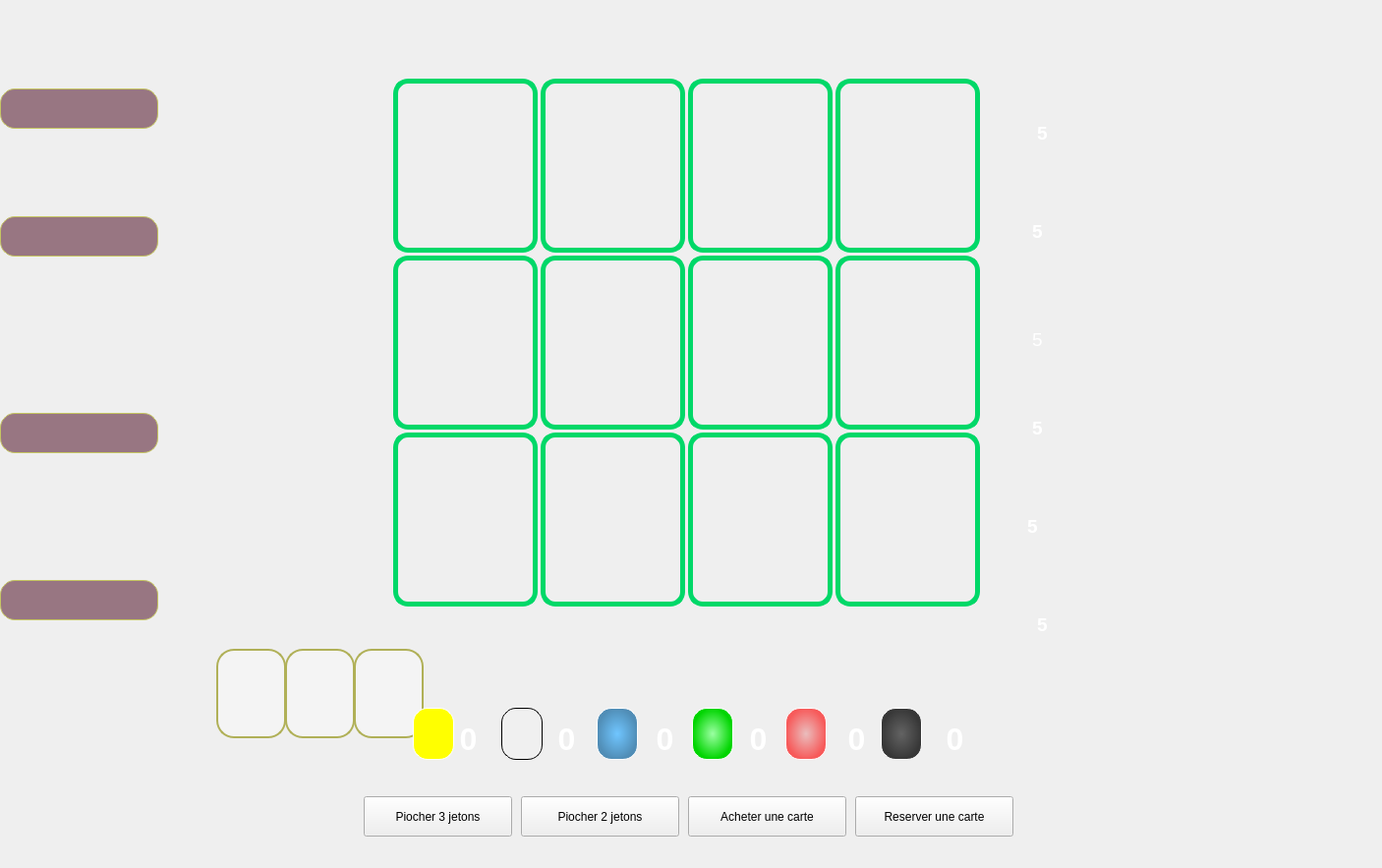
<?xml version="1.0" encoding="UTF-8"?>
<ui version="4.0">
 <class>game_interface</class>
 <widget class="QWidget" name="game_interface">
  <property name="geometry">
   <rect>
    <x>0</x>
    <y>0</y>
    <width>1406</width>
    <height>883</height>
   </rect>
  </property>
  <property name="windowTitle">
   <string>Form</string>
  </property>
  <widget class="QLabel" name="highlight1_1">
   <property name="geometry">
    <rect>
     <x>400</x>
     <y>80</y>
     <width>147</width>
     <height>177</height>
    </rect>
   </property>
   <property name="styleSheet">
    <string notr="true">border-radius:15px;
border:5px solid rgb(0, 216, 104)</string>
   </property>
   <property name="text">
    <string/>
   </property>
  </widget>
  <widget class="QLabel" name="highlight1_2">
   <property name="geometry">
    <rect>
     <x>550</x>
     <y>80</y>
     <width>147</width>
     <height>177</height>
    </rect>
   </property>
   <property name="styleSheet">
    <string notr="true">border-radius:15px;
border:5px solid rgb(0, 216, 104)</string>
   </property>
   <property name="text">
    <string/>
   </property>
  </widget>
  <widget class="QLabel" name="highlight1_3">
   <property name="geometry">
    <rect>
     <x>700</x>
     <y>80</y>
     <width>147</width>
     <height>177</height>
    </rect>
   </property>
   <property name="styleSheet">
    <string notr="true">border-radius:15px;
border:5px solid rgb(0, 216, 104)</string>
   </property>
   <property name="text">
    <string/>
   </property>
  </widget>
  <widget class="QLabel" name="highlight1_4">
   <property name="geometry">
    <rect>
     <x>850</x>
     <y>80</y>
     <width>147</width>
     <height>177</height>
    </rect>
   </property>
   <property name="styleSheet">
    <string notr="true">border-radius:15px;
border:5px solid rgb(0, 216, 104)</string>
   </property>
   <property name="text">
    <string/>
   </property>
  </widget>
  <widget class="QLabel" name="highlight1_5">
   <property name="geometry">
    <rect>
     <x>400</x>
     <y>260</y>
     <width>147</width>
     <height>177</height>
    </rect>
   </property>
   <property name="styleSheet">
    <string notr="true">border-radius:15px;
border:5px solid rgb(0, 216, 104)</string>
   </property>
   <property name="text">
    <string/>
   </property>
  </widget>
  <widget class="QLabel" name="highlight1_6">
   <property name="geometry">
    <rect>
     <x>550</x>
     <y>260</y>
     <width>147</width>
     <height>177</height>
    </rect>
   </property>
   <property name="styleSheet">
    <string notr="true">border-radius:15px;
border:5px solid rgb(0, 216, 104)</string>
   </property>
   <property name="text">
    <string/>
   </property>
  </widget>
  <widget class="QLabel" name="highlight1_7">
   <property name="geometry">
    <rect>
     <x>700</x>
     <y>260</y>
     <width>147</width>
     <height>177</height>
    </rect>
   </property>
   <property name="styleSheet">
    <string notr="true">border-radius:15px;
border:5px solid rgb(0, 216, 104)</string>
   </property>
   <property name="text">
    <string/>
   </property>
  </widget>
  <widget class="QLabel" name="highlight1_8">
   <property name="geometry">
    <rect>
     <x>850</x>
     <y>260</y>
     <width>147</width>
     <height>177</height>
    </rect>
   </property>
   <property name="styleSheet">
    <string notr="true">border-radius:15px;
border:5px solid rgb(0, 216, 104)</string>
   </property>
   <property name="text">
    <string/>
   </property>
  </widget>
  <widget class="QLabel" name="highlight1_9">
   <property name="geometry">
    <rect>
     <x>400</x>
     <y>440</y>
     <width>147</width>
     <height>177</height>
    </rect>
   </property>
   <property name="styleSheet">
    <string notr="true">border-radius:15px;
border:5px solid rgb(0, 216, 104)</string>
   </property>
   <property name="text">
    <string/>
   </property>
  </widget>
  <widget class="QLabel" name="highlight1_10">
   <property name="geometry">
    <rect>
     <x>550</x>
     <y>440</y>
     <width>147</width>
     <height>177</height>
    </rect>
   </property>
   <property name="styleSheet">
    <string notr="true">border-radius:15px;
border:5px solid rgb(0, 216, 104)</string>
   </property>
   <property name="text">
    <string/>
   </property>
  </widget>
  <widget class="QLabel" name="highlight1_11">
   <property name="geometry">
    <rect>
     <x>700</x>
     <y>440</y>
     <width>147</width>
     <height>177</height>
    </rect>
   </property>
   <property name="styleSheet">
    <string notr="true">border-radius:15px;
border:5px solid rgb(0, 216, 104)</string>
   </property>
   <property name="text">
    <string/>
   </property>
  </widget>
  <widget class="QLabel" name="highlight1_12">
   <property name="geometry">
    <rect>
     <x>850</x>
     <y>440</y>
     <width>147</width>
     <height>177</height>
    </rect>
   </property>
   <property name="styleSheet">
    <string notr="true">border-radius:15px;
border:5px solid rgb(0, 216, 104)</string>
   </property>
   <property name="text">
    <string/>
   </property>
  </widget>
  <widget class="QPushButton" name="card1">
   <property name="geometry">
    <rect>
     <x>400</x>
     <y>80</y>
     <width>141</width>
     <height>171</height>
    </rect>
   </property>
   <property name="styleSheet">
    <string notr="true">border-radius:15px;
border-image: url(:/images/card/blue-high/1.png);


</string>
   </property>
   <property name="text">
    <string/>
   </property>
  </widget>
  <widget class="QPushButton" name="card2">
   <property name="geometry">
    <rect>
     <x>550</x>
     <y>80</y>
     <width>141</width>
     <height>171</height>
    </rect>
   </property>
   <property name="styleSheet">
    <string notr="true">border-radius:15px;
border-image: url(:/images/card/blue-high/1.png);


</string>
   </property>
   <property name="text">
    <string/>
   </property>
  </widget>
  <widget class="QPushButton" name="card3">
   <property name="geometry">
    <rect>
     <x>700</x>
     <y>80</y>
     <width>141</width>
     <height>171</height>
    </rect>
   </property>
   <property name="styleSheet">
    <string notr="true">border-radius:15px;
border-image: url(:/images/card/blue-high/1.png);


</string>
   </property>
   <property name="text">
    <string/>
   </property>
  </widget>
  <widget class="QPushButton" name="card4">
   <property name="geometry">
    <rect>
     <x>850</x>
     <y>80</y>
     <width>141</width>
     <height>171</height>
    </rect>
   </property>
   <property name="styleSheet">
    <string notr="true">border-radius:15px;
border-image: url(:/images/card/blue-high/1.png);


</string>
   </property>
   <property name="text">
    <string/>
   </property>
  </widget>
  <widget class="QPushButton" name="card5">
   <property name="geometry">
    <rect>
     <x>400</x>
     <y>270</y>
     <width>141</width>
     <height>171</height>
    </rect>
   </property>
   <property name="styleSheet">
    <string notr="true">border-radius:15px;
border-image: url(:/images/card/blue-high/1.png);


</string>
   </property>
   <property name="text">
    <string/>
   </property>
  </widget>
  <widget class="QPushButton" name="card6">
   <property name="geometry">
    <rect>
     <x>550</x>
     <y>260</y>
     <width>141</width>
     <height>171</height>
    </rect>
   </property>
   <property name="styleSheet">
    <string notr="true">border-radius:15px;
border-image: url(:/images/card/blue-high/1.png);


</string>
   </property>
   <property name="text">
    <string/>
   </property>
  </widget>
  <widget class="QPushButton" name="card7">
   <property name="geometry">
    <rect>
     <x>700</x>
     <y>270</y>
     <width>141</width>
     <height>171</height>
    </rect>
   </property>
   <property name="styleSheet">
    <string notr="true">border-radius:15px;
border-image: url(:/images/card/blue-high/1.png);


</string>
   </property>
   <property name="text">
    <string/>
   </property>
  </widget>
  <widget class="QPushButton" name="card8">
   <property name="geometry">
    <rect>
     <x>850</x>
     <y>270</y>
     <width>141</width>
     <height>171</height>
    </rect>
   </property>
   <property name="styleSheet">
    <string notr="true">border-radius:15px;
border-image: url(:/images/card/blue-high/1.png);


</string>
   </property>
   <property name="text">
    <string/>
   </property>
  </widget>
  <widget class="QPushButton" name="card9">
   <property name="geometry">
    <rect>
     <x>400</x>
     <y>440</y>
     <width>141</width>
     <height>171</height>
    </rect>
   </property>
   <property name="styleSheet">
    <string notr="true">border-radius:15px;
border-image: url(:/images/card/blue-high/1.png);


</string>
   </property>
   <property name="text">
    <string/>
   </property>
  </widget>
  <widget class="QPushButton" name="card10">
   <property name="geometry">
    <rect>
     <x>550</x>
     <y>440</y>
     <width>141</width>
     <height>171</height>
    </rect>
   </property>
   <property name="styleSheet">
    <string notr="true">border-radius:15px;
border-image: url(:/images/card/blue-high/1.png);


</string>
   </property>
   <property name="text">
    <string/>
   </property>
  </widget>
  <widget class="QPushButton" name="card11">
   <property name="geometry">
    <rect>
     <x>700</x>
     <y>440</y>
     <width>141</width>
     <height>171</height>
    </rect>
   </property>
   <property name="styleSheet">
    <string notr="true">border-radius:15px;
border-image: url(:/images/card/blue-high/1.png);


</string>
   </property>
   <property name="text">
    <string/>
   </property>
  </widget>
  <widget class="QPushButton" name="card12">
   <property name="geometry">
    <rect>
     <x>850</x>
     <y>440</y>
     <width>141</width>
     <height>171</height>
    </rect>
   </property>
   <property name="styleSheet">
    <string notr="true">border-radius:15px;
border-image: url(:/images/card/blue-high/1.png);


</string>
   </property>
   <property name="text">
    <string/>
   </property>
  </widget>
  <widget class="QTextBrowser" name="gold_num">
   <property name="geometry">
    <rect>
     <x>1040</x>
     <y>120</y>
     <width>41</width>
     <height>41</height>
    </rect>
   </property>
   <property name="styleSheet">
    <string notr="true">background:transparent;
border-width:0;
border-style:outset</string>
   </property>
   <property name="html">
    <string>&lt;!DOCTYPE HTML PUBLIC &quot;-//W3C//DTD HTML 4.0//EN&quot; &quot;http://www.w3.org/TR/REC-html40/strict.dtd&quot;&gt;
&lt;html&gt;&lt;head&gt;&lt;meta name=&quot;qrichtext&quot; content=&quot;1&quot; /&gt;&lt;style type=&quot;text/css&quot;&gt;
p, li { white-space: pre-wrap; }
&lt;/style&gt;&lt;/head&gt;&lt;body style=&quot; font-family:'SimSun'; font-size:9pt; font-weight:400; font-style:normal;&quot;&gt;
&lt;p align=&quot;center&quot; style=&quot; margin-top:0px; margin-bottom:0px; margin-left:0px; margin-right:0px; -qt-block-indent:0; text-indent:0px;&quot;&gt;&lt;span style=&quot; font-size:14pt; font-weight:600; color:#ffffff;&quot;&gt;5&lt;/span&gt;&lt;/p&gt;&lt;/body&gt;&lt;/html&gt;</string>
   </property>
  </widget>
  <widget class="QTextBrowser" name="black_num">
   <property name="geometry">
    <rect>
     <x>1030</x>
     <y>220</y>
     <width>51</width>
     <height>51</height>
    </rect>
   </property>
   <property name="styleSheet">
    <string notr="true">background:transparent;
border-width:0;
border-style:outset</string>
   </property>
   <property name="html">
    <string>&lt;!DOCTYPE HTML PUBLIC &quot;-//W3C//DTD HTML 4.0//EN&quot; &quot;http://www.w3.org/TR/REC-html40/strict.dtd&quot;&gt;
&lt;html&gt;&lt;head&gt;&lt;meta name=&quot;qrichtext&quot; content=&quot;1&quot; /&gt;&lt;style type=&quot;text/css&quot;&gt;
p, li { white-space: pre-wrap; }
&lt;/style&gt;&lt;/head&gt;&lt;body style=&quot; font-family:'SimSun'; font-size:9pt; font-weight:400; font-style:normal;&quot;&gt;
&lt;p align=&quot;center&quot; style=&quot; margin-top:12px; margin-bottom:12px; margin-left:0px; margin-right:0px; -qt-block-indent:0; text-indent:0px;&quot;&gt;&lt;span style=&quot; font-size:14pt; font-weight:600; color:#ffffff;&quot;&gt;5&lt;/span&gt;&lt;/p&gt;&lt;/body&gt;&lt;/html&gt;</string>
   </property>
  </widget>
  <widget class="QTextBrowser" name="red_num">
   <property name="geometry">
    <rect>
     <x>1030</x>
     <y>330</y>
     <width>51</width>
     <height>41</height>
    </rect>
   </property>
   <property name="styleSheet">
    <string notr="true">background:transparent;
border-width:0;
border-style:outset</string>
   </property>
   <property name="html">
    <string>&lt;!DOCTYPE HTML PUBLIC &quot;-//W3C//DTD HTML 4.0//EN&quot; &quot;http://www.w3.org/TR/REC-html40/strict.dtd&quot;&gt;
&lt;html&gt;&lt;head&gt;&lt;meta name=&quot;qrichtext&quot; content=&quot;1&quot; /&gt;&lt;style type=&quot;text/css&quot;&gt;
p, li { white-space: pre-wrap; }
&lt;/style&gt;&lt;/head&gt;&lt;body style=&quot; font-family:'SimSun'; font-size:9pt; font-weight:400; font-style:normal;&quot;&gt;
&lt;p align=&quot;center&quot; style=&quot; margin-top:0px; margin-bottom:0px; margin-left:0px; margin-right:0px; -qt-block-indent:0; text-indent:0px;&quot;&gt;&lt;span style=&quot; font-size:14pt; color:#ffffff;&quot;&gt;5&lt;/span&gt;&lt;/p&gt;&lt;/body&gt;&lt;/html&gt;</string>
   </property>
  </widget>
  <widget class="QTextBrowser" name="green_num">
   <property name="geometry">
    <rect>
     <x>1030</x>
     <y>420</y>
     <width>51</width>
     <height>51</height>
    </rect>
   </property>
   <property name="styleSheet">
    <string notr="true">background:transparent;
border-width:0;
border-style:outset</string>
   </property>
   <property name="html">
    <string>&lt;!DOCTYPE HTML PUBLIC &quot;-//W3C//DTD HTML 4.0//EN&quot; &quot;http://www.w3.org/TR/REC-html40/strict.dtd&quot;&gt;
&lt;html&gt;&lt;head&gt;&lt;meta name=&quot;qrichtext&quot; content=&quot;1&quot; /&gt;&lt;style type=&quot;text/css&quot;&gt;
p, li { white-space: pre-wrap; }
&lt;/style&gt;&lt;/head&gt;&lt;body style=&quot; font-family:'SimSun'; font-size:9pt; font-weight:400; font-style:normal;&quot;&gt;
&lt;p align=&quot;center&quot; style=&quot; margin-top:0px; margin-bottom:0px; margin-left:0px; margin-right:0px; -qt-block-indent:0; text-indent:0px;&quot;&gt;&lt;span style=&quot; font-size:14pt; font-weight:600; color:#ffffff;&quot;&gt;5&lt;/span&gt;&lt;/p&gt;&lt;/body&gt;&lt;/html&gt;</string>
   </property>
  </widget>
  <widget class="QTextBrowser" name="blue_num">
   <property name="geometry">
    <rect>
     <x>1030</x>
     <y>520</y>
     <width>41</width>
     <height>41</height>
    </rect>
   </property>
   <property name="styleSheet">
    <string notr="true">background:transparent;
border-width:0;
border-style:outset</string>
   </property>
   <property name="html">
    <string>&lt;!DOCTYPE HTML PUBLIC &quot;-//W3C//DTD HTML 4.0//EN&quot; &quot;http://www.w3.org/TR/REC-html40/strict.dtd&quot;&gt;
&lt;html&gt;&lt;head&gt;&lt;meta name=&quot;qrichtext&quot; content=&quot;1&quot; /&gt;&lt;style type=&quot;text/css&quot;&gt;
p, li { white-space: pre-wrap; }
&lt;/style&gt;&lt;/head&gt;&lt;body style=&quot; font-family:'SimSun'; font-size:9pt; font-weight:400; font-style:normal;&quot;&gt;
&lt;p align=&quot;center&quot; style=&quot; margin-top:0px; margin-bottom:0px; margin-left:0px; margin-right:0px; -qt-block-indent:0; text-indent:0px;&quot;&gt;&lt;span style=&quot; font-size:14pt; font-weight:600; color:#ffffff;&quot;&gt;5&lt;/span&gt;&lt;/p&gt;&lt;/body&gt;&lt;/html&gt;</string>
   </property>
  </widget>
  <widget class="QTextBrowser" name="white_num">
   <property name="geometry">
    <rect>
     <x>1040</x>
     <y>620</y>
     <width>41</width>
     <height>41</height>
    </rect>
   </property>
   <property name="styleSheet">
    <string notr="true">background:transparent;
border-width:0;
border-style:outset</string>
   </property>
   <property name="html">
    <string>&lt;!DOCTYPE HTML PUBLIC &quot;-//W3C//DTD HTML 4.0//EN&quot; &quot;http://www.w3.org/TR/REC-html40/strict.dtd&quot;&gt;
&lt;html&gt;&lt;head&gt;&lt;meta name=&quot;qrichtext&quot; content=&quot;1&quot; /&gt;&lt;style type=&quot;text/css&quot;&gt;
p, li { white-space: pre-wrap; }
&lt;/style&gt;&lt;/head&gt;&lt;body style=&quot; font-family:'SimSun'; font-size:9pt; font-weight:400; font-style:normal;&quot;&gt;
&lt;p align=&quot;center&quot; style=&quot; margin-top:0px; margin-bottom:0px; margin-left:0px; margin-right:0px; -qt-block-indent:0; text-indent:0px;&quot;&gt;&lt;span style=&quot; font-size:14pt; font-weight:600; color:#ffffff;&quot;&gt;5&lt;/span&gt;&lt;/p&gt;&lt;/body&gt;&lt;/html&gt;</string>
   </property>
  </widget>
  <widget class="QLabel" name="name1">
   <property name="geometry">
    <rect>
     <x>0</x>
     <y>590</y>
     <width>161</width>
     <height>41</height>
    </rect>
   </property>
   <property name="styleSheet">
    <string notr="true">background-color:rgba(130, 87, 103,0.8);
border-radius:15px;
border:1px solid rgb(197, 197, 98);
font: 18pt &quot;隶书&quot;;
color:white;</string>
   </property>
   <property name="text">
    <string/>
   </property>
  </widget>
  <widget class="QToolButton" name="reserved1">
   <property name="geometry">
    <rect>
     <x>220</x>
     <y>660</y>
     <width>71</width>
     <height>91</height>
    </rect>
   </property>
   <property name="styleSheet">
    <string notr="true">background-color: rgba(255, 255, 255, 80);
border-radius:18px;
border:2px solid rgb(176, 176, 87);</string>
   </property>
   <property name="text">
    <string/>
   </property>
  </widget>
  <widget class="QToolButton" name="reserved2">
   <property name="geometry">
    <rect>
     <x>290</x>
     <y>660</y>
     <width>71</width>
     <height>91</height>
    </rect>
   </property>
   <property name="styleSheet">
    <string notr="true">background-color: rgba(255, 255, 255, 80);
border-radius:18px;
border:2px solid rgb(176, 176, 87);</string>
   </property>
   <property name="text">
    <string/>
   </property>
  </widget>
  <widget class="QToolButton" name="reserved3">
   <property name="geometry">
    <rect>
     <x>360</x>
     <y>660</y>
     <width>71</width>
     <height>91</height>
    </rect>
   </property>
   <property name="styleSheet">
    <string notr="true">background-color: rgba(255, 255, 255, 80);
border-radius:18px;
border:2px solid rgb(176, 176, 87);</string>
   </property>
   <property name="text">
    <string/>
   </property>
  </widget>
  <widget class="QTextBrowser" name="gold_have">
   <property name="geometry">
    <rect>
     <x>451</x>
     <y>730</y>
     <width>51</width>
     <height>61</height>
    </rect>
   </property>
   <property name="styleSheet">
    <string notr="true">background:transparent;
border-width:0;
border-style:outset</string>
   </property>
   <property name="html">
    <string>&lt;!DOCTYPE HTML PUBLIC &quot;-//W3C//DTD HTML 4.0//EN&quot; &quot;http://www.w3.org/TR/REC-html40/strict.dtd&quot;&gt;
&lt;html&gt;&lt;head&gt;&lt;meta name=&quot;qrichtext&quot; content=&quot;1&quot; /&gt;&lt;style type=&quot;text/css&quot;&gt;
p, li { white-space: pre-wrap; }
&lt;/style&gt;&lt;/head&gt;&lt;body style=&quot; font-family:'SimSun'; font-size:9pt; font-weight:400; font-style:normal;&quot;&gt;
&lt;p align=&quot;center&quot; style=&quot; margin-top:0px; margin-bottom:0px; margin-left:0px; margin-right:0px; -qt-block-indent:0; text-indent:0px;&quot;&gt;&lt;span style=&quot; font-size:24pt; font-weight:600; color:#ffffff;&quot;&gt;0&lt;/span&gt;&lt;/p&gt;&lt;/body&gt;&lt;/html&gt;</string>
   </property>
  </widget>
  <widget class="QTextBrowser" name="green_have">
   <property name="geometry">
    <rect>
     <x>746</x>
     <y>730</y>
     <width>51</width>
     <height>61</height>
    </rect>
   </property>
   <property name="styleSheet">
    <string notr="true">background:transparent;
border-width:0;
border-style:outset</string>
   </property>
   <property name="html">
    <string>&lt;!DOCTYPE HTML PUBLIC &quot;-//W3C//DTD HTML 4.0//EN&quot; &quot;http://www.w3.org/TR/REC-html40/strict.dtd&quot;&gt;
&lt;html&gt;&lt;head&gt;&lt;meta name=&quot;qrichtext&quot; content=&quot;1&quot; /&gt;&lt;style type=&quot;text/css&quot;&gt;
p, li { white-space: pre-wrap; }
&lt;/style&gt;&lt;/head&gt;&lt;body style=&quot; font-family:'SimSun'; font-size:9pt; font-weight:400; font-style:normal;&quot;&gt;
&lt;p align=&quot;center&quot; style=&quot; margin-top:0px; margin-bottom:0px; margin-left:0px; margin-right:0px; -qt-block-indent:0; text-indent:0px;&quot;&gt;&lt;span style=&quot; font-size:24pt; font-weight:600; color:#ffffff;&quot;&gt;0&lt;/span&gt;&lt;/p&gt;&lt;/body&gt;&lt;/html&gt;</string>
   </property>
  </widget>
  <widget class="QTextBrowser" name="red_card">
   <property name="geometry">
    <rect>
     <x>799</x>
     <y>720</y>
     <width>42</width>
     <height>53</height>
    </rect>
   </property>
   <property name="styleSheet">
    <string notr="true">background-color: qradialgradient(spread:pad, cx:0.5, cy:0.5, radius:0.5, fx:0.5, fy:0.5, stop:0 rgba(234, 189, 189, 255), stop:1 rgba(247, 90, 90, 255));
border-radius:15px;
border:1px solid white;</string>
   </property>
  </widget>
  <widget class="QTextBrowser" name="blue_have">
   <property name="geometry">
    <rect>
     <x>651</x>
     <y>730</y>
     <width>51</width>
     <height>61</height>
    </rect>
   </property>
   <property name="styleSheet">
    <string notr="true">background:transparent;
border-width:0;
border-style:outset</string>
   </property>
   <property name="html">
    <string>&lt;!DOCTYPE HTML PUBLIC &quot;-//W3C//DTD HTML 4.0//EN&quot; &quot;http://www.w3.org/TR/REC-html40/strict.dtd&quot;&gt;
&lt;html&gt;&lt;head&gt;&lt;meta name=&quot;qrichtext&quot; content=&quot;1&quot; /&gt;&lt;style type=&quot;text/css&quot;&gt;
p, li { white-space: pre-wrap; }
&lt;/style&gt;&lt;/head&gt;&lt;body style=&quot; font-family:'SimSun'; font-size:9pt; font-weight:400; font-style:normal;&quot;&gt;
&lt;p align=&quot;center&quot; style=&quot; margin-top:0px; margin-bottom:0px; margin-left:0px; margin-right:0px; -qt-block-indent:0; text-indent:0px;&quot;&gt;&lt;span style=&quot; font-size:24pt; font-weight:600; color:#ffffff;&quot;&gt;0&lt;/span&gt;&lt;/p&gt;&lt;/body&gt;&lt;/html&gt;</string>
   </property>
  </widget>
  <widget class="QTextBrowser" name="white_have">
   <property name="geometry">
    <rect>
     <x>551</x>
     <y>730</y>
     <width>51</width>
     <height>61</height>
    </rect>
   </property>
   <property name="styleSheet">
    <string notr="true">background:transparent;
border-width:0;
border-style:outset</string>
   </property>
   <property name="html">
    <string>&lt;!DOCTYPE HTML PUBLIC &quot;-//W3C//DTD HTML 4.0//EN&quot; &quot;http://www.w3.org/TR/REC-html40/strict.dtd&quot;&gt;
&lt;html&gt;&lt;head&gt;&lt;meta name=&quot;qrichtext&quot; content=&quot;1&quot; /&gt;&lt;style type=&quot;text/css&quot;&gt;
p, li { white-space: pre-wrap; }
&lt;/style&gt;&lt;/head&gt;&lt;body style=&quot; font-family:'SimSun'; font-size:9pt; font-weight:400; font-style:normal;&quot;&gt;
&lt;p align=&quot;center&quot; style=&quot; margin-top:0px; margin-bottom:0px; margin-left:0px; margin-right:0px; -qt-block-indent:0; text-indent:0px;&quot;&gt;&lt;span style=&quot; font-size:24pt; font-weight:600; color:#ffffff;&quot;&gt;0&lt;/span&gt;&lt;/p&gt;&lt;/body&gt;&lt;/html&gt;</string>
   </property>
  </widget>
  <widget class="QTextBrowser" name="black_have">
   <property name="geometry">
    <rect>
     <x>946</x>
     <y>730</y>
     <width>51</width>
     <height>61</height>
    </rect>
   </property>
   <property name="styleSheet">
    <string notr="true">background:transparent;
border-width:0;
border-style:outset</string>
   </property>
   <property name="html">
    <string>&lt;!DOCTYPE HTML PUBLIC &quot;-//W3C//DTD HTML 4.0//EN&quot; &quot;http://www.w3.org/TR/REC-html40/strict.dtd&quot;&gt;
&lt;html&gt;&lt;head&gt;&lt;meta name=&quot;qrichtext&quot; content=&quot;1&quot; /&gt;&lt;style type=&quot;text/css&quot;&gt;
p, li { white-space: pre-wrap; }
&lt;/style&gt;&lt;/head&gt;&lt;body style=&quot; font-family:'SimSun'; font-size:9pt; font-weight:400; font-style:normal;&quot;&gt;
&lt;p align=&quot;center&quot; style=&quot; margin-top:0px; margin-bottom:0px; margin-left:0px; margin-right:0px; -qt-block-indent:0; text-indent:0px;&quot;&gt;&lt;span style=&quot; font-size:24pt; font-weight:600; color:#ffffff;&quot;&gt;0&lt;/span&gt;&lt;/p&gt;&lt;/body&gt;&lt;/html&gt;</string>
   </property>
  </widget>
  <widget class="QTextBrowser" name="blue_card">
   <property name="geometry">
    <rect>
     <x>607</x>
     <y>720</y>
     <width>42</width>
     <height>53</height>
    </rect>
   </property>
   <property name="styleSheet">
    <string notr="true">background-color: qradialgradient(spread:pad, cx:0.5, cy:0.5, radius:0.5, fx:0.5, fy:0.5, stop:0 rgba(112, 198, 255, 255), stop:1 rgba(80, 141, 182, 255));
border:1px solid white;
border-radius:15px;
</string>
   </property>
  </widget>
  <widget class="QTextBrowser" name="green_card">
   <property name="geometry">
    <rect>
     <x>704</x>
     <y>720</y>
     <width>42</width>
     <height>53</height>
    </rect>
   </property>
   <property name="styleSheet">
    <string notr="true">background-color: qradialgradient(spread:pad, cx:0.5, cy:0.5, radius:0.5, fx:0.5, fy:0.5, stop:0 rgba(155, 255, 162, 255), stop:1 rgba(0, 213, 0, 255));
border-radius:15px;
border:1px solid white;</string>
   </property>
  </widget>
  <widget class="QTextBrowser" name="red_have">
   <property name="geometry">
    <rect>
     <x>846</x>
     <y>730</y>
     <width>51</width>
     <height>61</height>
    </rect>
   </property>
   <property name="styleSheet">
    <string notr="true">background:transparent;
border-width:0;
border-style:outset</string>
   </property>
   <property name="html">
    <string>&lt;!DOCTYPE HTML PUBLIC &quot;-//W3C//DTD HTML 4.0//EN&quot; &quot;http://www.w3.org/TR/REC-html40/strict.dtd&quot;&gt;
&lt;html&gt;&lt;head&gt;&lt;meta name=&quot;qrichtext&quot; content=&quot;1&quot; /&gt;&lt;style type=&quot;text/css&quot;&gt;
p, li { white-space: pre-wrap; }
&lt;/style&gt;&lt;/head&gt;&lt;body style=&quot; font-family:'SimSun'; font-size:9pt; font-weight:400; font-style:normal;&quot;&gt;
&lt;p align=&quot;center&quot; style=&quot; margin-top:0px; margin-bottom:0px; margin-left:0px; margin-right:0px; -qt-block-indent:0; text-indent:0px;&quot;&gt;&lt;span style=&quot; font-size:24pt; font-weight:600; color:#ffffff;&quot;&gt;0&lt;/span&gt;&lt;/p&gt;&lt;/body&gt;&lt;/html&gt;</string>
   </property>
  </widget>
  <widget class="QTextBrowser" name="black_card">
   <property name="geometry">
    <rect>
     <x>896</x>
     <y>720</y>
     <width>42</width>
     <height>53</height>
    </rect>
   </property>
   <property name="styleSheet">
    <string notr="true">background-color: qradialgradient(spread:pad, cx:0.5, cy:0.5, radius:0.5, fx:0.5, fy:0.5, stop:0 rgba(99, 99, 99, 255), stop:1 rgba(55, 55, 55, 255));
border-radius:15px;
border:1px solid white;</string>
   </property>
  </widget>
  <widget class="QTextBrowser" name="white_card">
   <property name="geometry">
    <rect>
     <x>510</x>
     <y>720</y>
     <width>42</width>
     <height>53</height>
    </rect>
   </property>
   <property name="styleSheet">
    <string notr="true">background-color: rgb(240, 240, 240);
border-radius:15px;
border:1px solid black;</string>
   </property>
   <property name="html">
    <string>&lt;!DOCTYPE HTML PUBLIC &quot;-//W3C//DTD HTML 4.0//EN&quot; &quot;http://www.w3.org/TR/REC-html40/strict.dtd&quot;&gt;
&lt;html&gt;&lt;head&gt;&lt;meta name=&quot;qrichtext&quot; content=&quot;1&quot; /&gt;&lt;style type=&quot;text/css&quot;&gt;
p, li { white-space: pre-wrap; }
&lt;/style&gt;&lt;/head&gt;&lt;body style=&quot; font-family:'SimSun'; font-size:9pt; font-weight:400; font-style:normal;&quot;&gt;
&lt;p align=&quot;center&quot; style=&quot;-qt-paragraph-type:empty; margin-top:0px; margin-bottom:0px; margin-left:0px; margin-right:0px; -qt-block-indent:0; text-indent:0px;&quot;&gt;&lt;br /&gt;&lt;/p&gt;&lt;/body&gt;&lt;/html&gt;</string>
   </property>
  </widget>
  <widget class="QLabel" name="name2">
   <property name="geometry">
    <rect>
     <x>0</x>
     <y>90</y>
     <width>161</width>
     <height>41</height>
    </rect>
   </property>
   <property name="styleSheet">
    <string notr="true">background-color:rgba(130, 87, 103,0.8);
border-radius:15px;
border:1px solid rgb(197, 197, 98);
font: 18pt &quot;隶书&quot;;
color:white;</string>
   </property>
   <property name="text">
    <string/>
   </property>
  </widget>
  <widget class="QToolButton" name="noble2">
   <property name="geometry">
    <rect>
     <x>1190</x>
     <y>260</y>
     <width>171</width>
     <height>171</height>
    </rect>
   </property>
   <property name="styleSheet">
    <string notr="true">border-image: url(:/images/贵族/2.png);
border-radius:15px;</string>
   </property>
   <property name="text">
    <string/>
   </property>
  </widget>
  <widget class="QToolButton" name="noble3">
   <property name="geometry">
    <rect>
     <x>1140</x>
     <y>440</y>
     <width>171</width>
     <height>171</height>
    </rect>
   </property>
   <property name="styleSheet">
    <string notr="true">border-image: url(:/images/贵族/3.png);
border-radius:15px;</string>
   </property>
   <property name="text">
    <string/>
   </property>
  </widget>
  <widget class="QToolButton" name="noble1">
   <property name="geometry">
    <rect>
     <x>1130</x>
     <y>110</y>
     <width>171</width>
     <height>171</height>
    </rect>
   </property>
   <property name="styleSheet">
    <string notr="true">border-image: url(:/images/贵族/1.png);
border-radius:15px;</string>
   </property>
   <property name="text">
    <string/>
   </property>
  </widget>
  <widget class="QTextBrowser" name="gold_card">
   <property name="geometry">
    <rect>
     <x>420</x>
     <y>720</y>
     <width>42</width>
     <height>53</height>
    </rect>
   </property>
   <property name="styleSheet">
    <string notr="true">background-color: qradialgradient(spread:pad, cx:0.5, cy:0.5, radius:0.5, fx:0.5, fy:0.5, stop:0 rgba(255, 255, 0, 255), stop:1 rgba(255, 255, 0, 255));
border:1px solid white;
border-radius:15px;
</string>
   </property>
  </widget>
  <widget class="QLabel" name="name3">
   <property name="geometry">
    <rect>
     <x>0</x>
     <y>220</y>
     <width>161</width>
     <height>41</height>
    </rect>
   </property>
   <property name="styleSheet">
    <string notr="true">background-color:rgba(130, 87, 103,0.8);
border-radius:15px;
border:1px solid rgb(197, 197, 98);
font: 18pt &quot;隶书&quot;;
color:white;</string>
   </property>
   <property name="text">
    <string/>
   </property>
  </widget>
  <widget class="QLabel" name="name4">
   <property name="geometry">
    <rect>
     <x>0</x>
     <y>420</y>
     <width>161</width>
     <height>41</height>
    </rect>
   </property>
   <property name="styleSheet">
    <string notr="true">background-color:rgba(130, 87, 103,0.8);
border-radius:15px;
border:1px solid rgb(197, 197, 98);
font: 18pt &quot;隶书&quot;;
color:white;</string>
   </property>
   <property name="text">
    <string/>
   </property>
  </widget>
  <widget class="QPushButton" name="Pioche3">
   <property name="geometry">
    <rect>
     <x>370</x>
     <y>810</y>
     <width>151</width>
     <height>41</height>
    </rect>
   </property>
   <property name="text">
    <string>Piocher 3 jetons</string>
   </property>
  </widget>
  <widget class="QPushButton" name="pioche2">
   <property name="geometry">
    <rect>
     <x>530</x>
     <y>810</y>
     <width>161</width>
     <height>41</height>
    </rect>
   </property>
   <property name="text">
    <string>Piocher 2 jetons</string>
   </property>
  </widget>
  <widget class="QPushButton" name="Acheter">
   <property name="geometry">
    <rect>
     <x>700</x>
     <y>810</y>
     <width>161</width>
     <height>41</height>
    </rect>
   </property>
   <property name="text">
    <string>Acheter une carte</string>
   </property>
  </widget>
  <widget class="QPushButton" name="Reserver">
   <property name="geometry">
    <rect>
     <x>870</x>
     <y>810</y>
     <width>161</width>
     <height>41</height>
    </rect>
   </property>
   <property name="text">
    <string>Reserver une carte</string>
   </property>
  </widget>
 </widget>
 <layoutdefault spacing="6" margin="11"/>
 <resources/>
 <connections/>
</ui>
